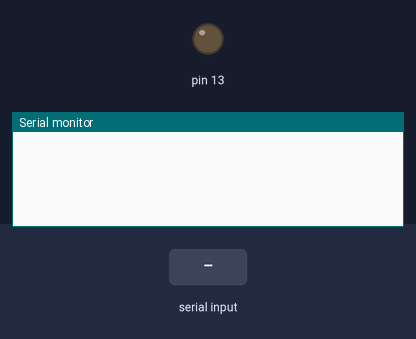
This sketch was run on a simulated Arduino Uno, built with avr-gcc and run on an emulated ATmega328P. Parts: output pins drawn as LEDs (lit = HIGH), the last lines printed to the serial monitor. The test bench sets the inputs (shaded band).

Above: at 1.2 s.
1.3 s: "1" received over Serial
At 2.5 s:
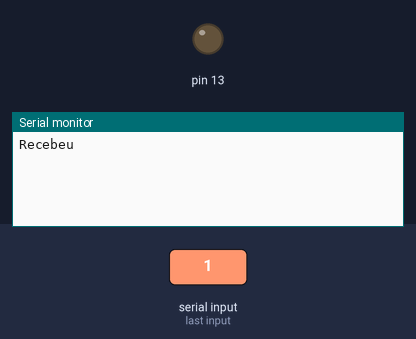
2.8 s: "0" received over Serial
At 3.8 s:
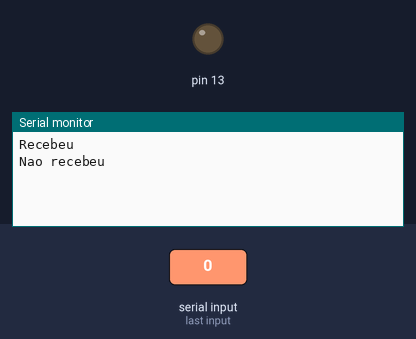

The sketch:

arduinoCode.ino
```cpp
char msg;
void setup() {
  // put your setup code here, to run once:
  Serial.begin(9600);
  pinMode(13,OUTPUT);
}

void loop() {
  // put your main code here, to run repeatedly:
    if (Serial.available() > 0) {
      msg = Serial.read();
      if(msg == '1'){
        Serial.println("Recebeu");
      }
      else{
        Serial.println("Nao recebeu");
      }
    }
}
```

Measured:
- after the input at 1.3 s, the serial monitor: prints a new line at once (image 1)
- after the input at 2.8 s, the serial monitor: prints a new line at once (image 2)
